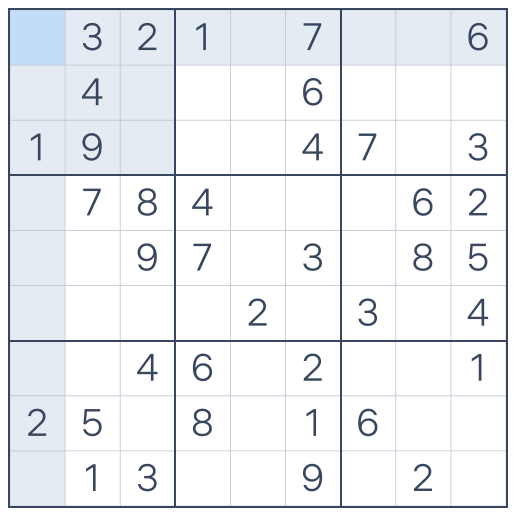
#> input picture Sudoku/sudo.png, 1036 x 1038 px (shown at 1/2 size)
$ jupyter execute --allow-errors final.ipynb
#> lines starting #> are read from the running program, lines starting #| are printed output that depends on the picture; after the words box and inside, x2 and y2 are one past the last pixel; in counts of white or black regions, pixels touching at a corner belong together
[cell 1]
import tensorflow as tf
from tensorflow.keras import layers, models
from tensorflow.keras.datasets import mnist
import numpy as np
import matplotlib.pyplot as plt

#> (the rest of this cell did not finish here and is left out)

[cell 2]
import cv2
import numpy as np
import matplotlib.pyplot as plt

image_path = 'sudo.png'
image = cv2.imread(image_path)
#> image is the input picture: shape (1038, 1036, 3); mean B, G, R 242.9, 239.7, 237

gris = cv2.cvtColor(image, cv2.COLOR_BGR2GRAY)

#convertir imagen blanco y negro
_, binary = cv2.threshold(gris, 200, 255, cv2.THRESH_BINARY_INV)
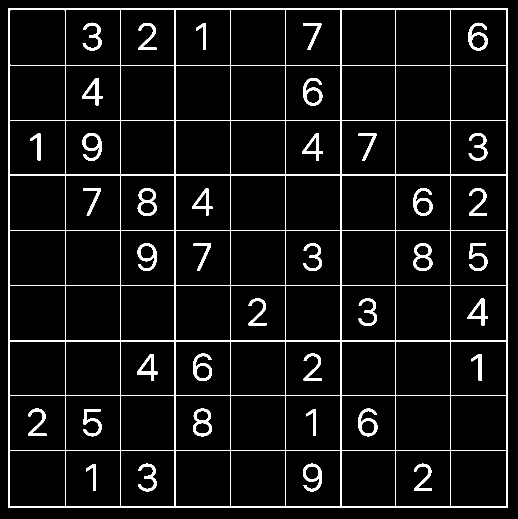
#> binary: shape (1038, 1036) (shown at 1/2 size); 6.4% white; 39 white regions, largest, box (x1, y1, x2, y2) and area: (16, 16, 1016, 1016) 43519, (165, 266, 204, 322) 880, (386, 817, 424, 873) 877

bordes = cv2.Canny(binary, 100, 200)
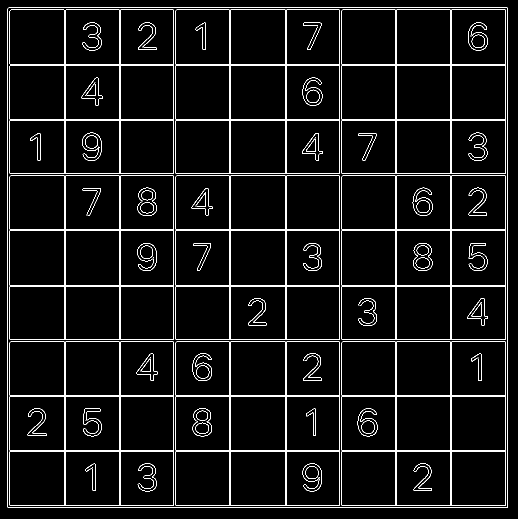
#> bordes: shape (1038, 1036) (shown at 1/2 size); 4.6% white in thin lines or dots

#Encontrar contornos en la imagen
contorno_ex, _ = cv2.findContours(bordes, cv2.RETR_EXTERNAL, cv2.CHAIN_APPROX_SIMPLE)
#> contorno_ex = 1 item


contorno_ex = sorted(contorno_ex, key=cv2.contourArea, reverse=True)

x, y, w, h = cv2.boundingRect(contorno_ex[0])
#> x = 15; y = 15; w = 1001; h = 1001

#recortar la imagen usando rectángulo
cimage = image[y:y+h, x:x+w]
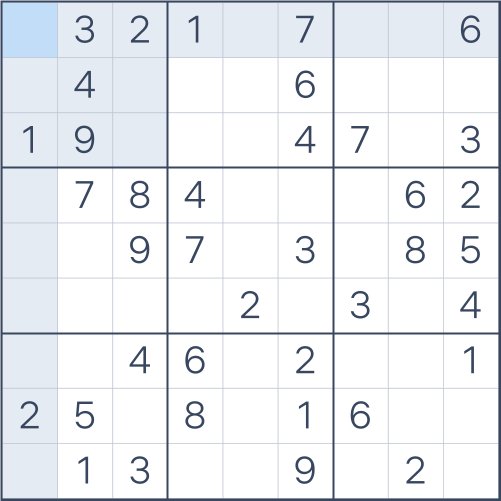
#> cimage: shape (1001, 1001, 3) (shown at 1/2 size); mean B, G, R 242.1, 238.5, 235.7

output_path = 'sudo_sin_bordes.jpg'
cv2.imwrite(output_path, cimage)

plt.figure(figsize=(12, 8))
plt.subplot(1, 2, 1)
plt.imshow(cv2.cvtColor(image, cv2.COLOR_BGR2RGB))
plt.title('Imagen Original')
plt.axis('off')

plt.subplot(1, 2, 2)
plt.imshow(cv2.cvtColor(cimage, cv2.COLOR_BGR2RGB))
plt.title('Imagen Recortada')
plt.axis('off')

plt.tight_layout()
plt.show()
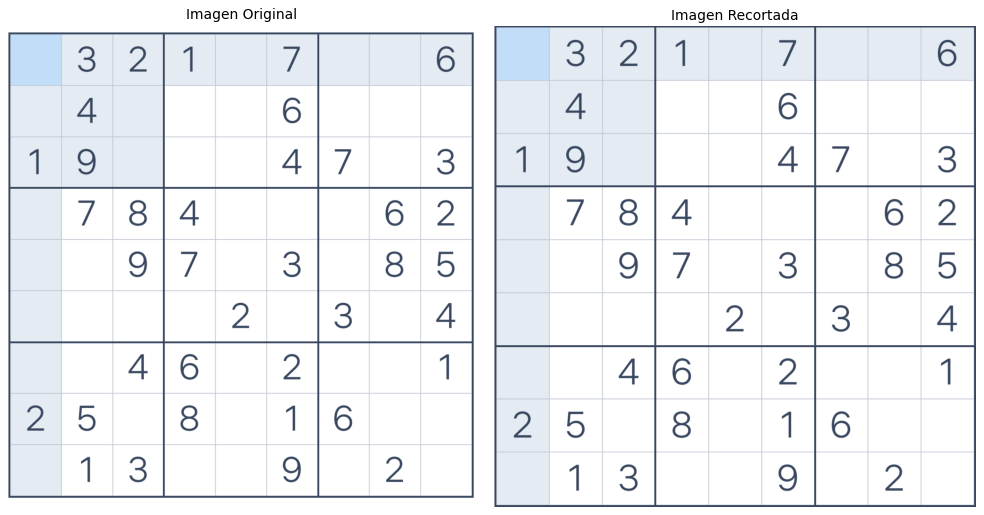
#> figure drawn by matplotlib, 2 panels

[cell 3]
import cv2
import matplotlib.pyplot as plt

sudoku_image = cv2.imread('sudo_sin_bordes.jpg', cv2.IMREAD_GRAYSCALE)
#> sudoku_image: shape (1001, 1001); min 60, max 255, mean 238.1

#filtro para reducir el ruido
sudoku_image = cv2.GaussianBlur(sudoku_image, (1, 1), 0)

#imagen binaria
_, sudoku_image = cv2.threshold(sudoku_image, 127, 255, cv2.THRESH_BINARY_INV)
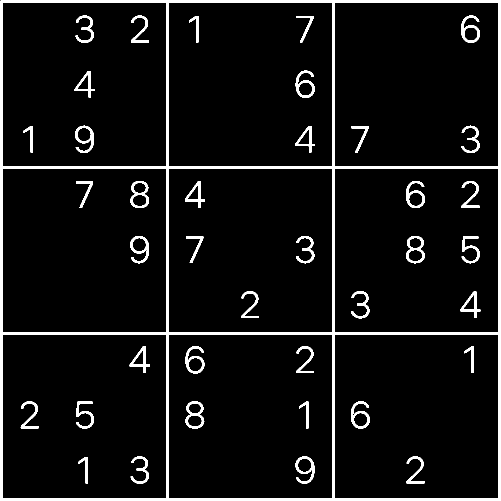
#> sudoku_image: shape (1001, 1001) (shown at 1/2 size); 5.4% white; 39 white regions, largest, box (x1, y1, x2, y2) and area: (1, 1, 1001, 1001) 31744, (812, 472, 849, 527) 753, (922, 31, 960, 86) 745

#Detectar bordes y eliminar el borde exterior
contours, _ = cv2.findContours(sudoku_image, cv2.RETR_EXTERNAL, cv2.CHAIN_APPROX_SIMPLE)
#> contours = [[[1, 1], [1, 1000], [1000, 1000], [1000, 1]]]
cv2.drawContours(sudoku_image, contours, -1, (0, 0, 0), 2)
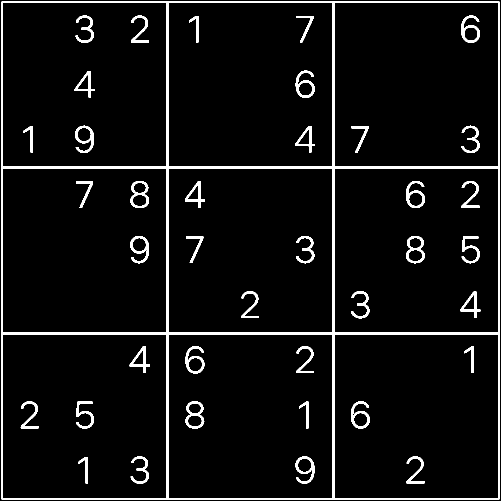
#> sudoku_image: shape (1001, 1001) (shown at 1/2 size); 4.6% white; 39 white regions, largest, box (x1, y1, x2, y2) and area: (3, 3, 999, 999) 23760, (812, 472, 849, 527) 753, (922, 31, 960, 86) 745


output_path = 'sudo_procesado.jpg'
cv2.imwrite(output_path, sudoku_image)


plt.imshow(sudoku_image, cmap='gray')
plt.title('Imagen Procesada')
plt.axis('off')
plt.show()

[cell 4]
import cv2
import os


sudoku_image = cv2.imread('sudo_procesado.jpg', cv2.IMREAD_GRAYSCALE)
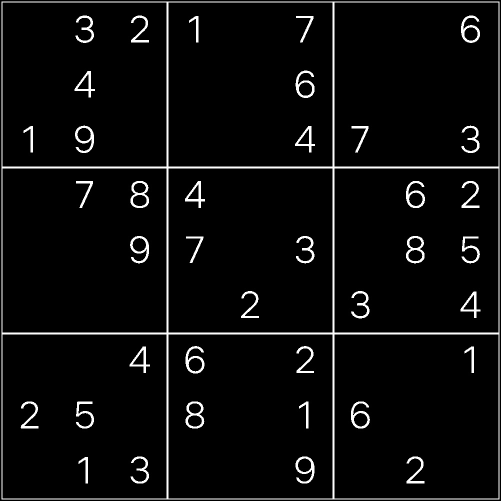
#> sudoku_image: shape (1001, 1001) (shown at 1/2 size); min 0, max 255, mean 11.7


alto, ancho = sudoku_image.shape
#> alto = 1001; ancho = 1001
tamano_celda = ancho // 9
#> tamano_celda = 111


output_folder = 'cuadros_sudoku'
if not os.path.exists(output_folder):
    os.makedirs(output_folder)

ajuste_superior = 10
ajuste_inferior = 10
ajuste_izquierdo = 10
ajuste_derecho = 10

contador = 1
for i in range(9):
    for j in range(9):
        x_inicio = j * tamano_celda + ajuste_superior
        y_inicio = i * tamano_celda + ajuste_inferior
        x_fin = (j + 1) * tamano_celda - ajuste_izquierdo
        y_fin = (i + 1) * tamano_celda - ajuste_derecho


        cuadro = sudoku_image[y_inicio:y_fin, x_inicio:x_fin]

        output_path = os.path.join(output_folder, f'cuadro_{contador}.jpg')
        cv2.imwrite(output_path, cuadro)
        contador += 1
#> this loop made 9 passes
#> pass 1, `cv2.imwrite(output_path, cuadro)`:
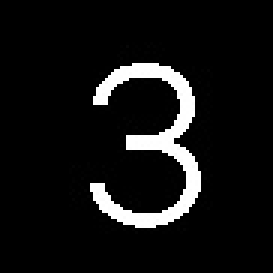
#> saved as cuadro_2.jpg: shape (91, 91) (shown 3 times larger); min 0, max 255, mean 19.3
#> pass 1, `cv2.imwrite(output_path, cuadro)`:
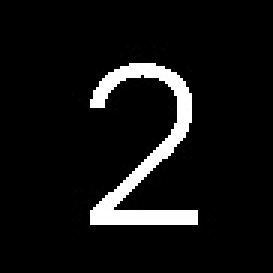
#> saved as cuadro_3.jpg: shape (91, 91) (shown 3 times larger); min 0, max 255, mean 18.2
#> pass 1, `cv2.imwrite(output_path, cuadro)`:
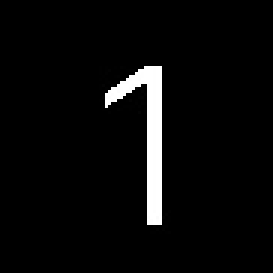
#> saved as cuadro_4.jpg: shape (91, 91) (shown 3 times larger); min 0, max 255, mean 10.4
#> after the loop, contador = 82

print(f'81 cuadros guardados {output_folder}')
#| 81 cuadros guardados cuadros_sudoku
